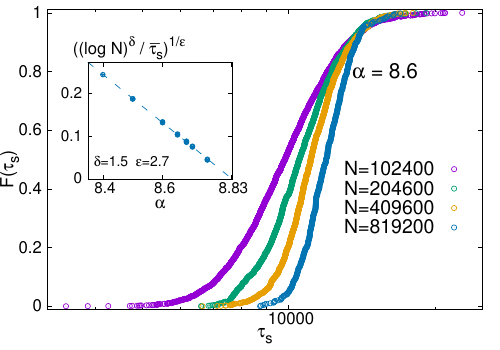

Reproduce this figure in gnuplot.
set term postscript enhanced color eps dl 2.5
filenameoutput="Quenched_T0_4SAT_alpha_860_inset_line.eps"
set output filenameoutput

reset
set multi
set size 1,1
set origin 0,0
set log x
set ylabel "{/=26 F({/Symbol t}_s)}" rotate by 90 offset 0,-1
set xlabel "{/=26 {/Symbol t}_s}" offset 0,0
set key spacing 2.0 maxrows 10 width 6 at 24000,0.5
set xrange [3200:25000]
set yrange [-0.01:1.01]
set tics  font ",24"
set label "{/=30 {/Symbol a} = 8.6}" at 13500, 0.8

p '../../Results/SAT/MCT0/AllData/Quenched_T0_KSAT_N_102400_K_4_alpha_8.6_maxIt_2000000.txt' u 1:($0/2929) w p ps 1.2 pt 6 lc 1 lw 2  title "{/=28 N=102400" \
, '../../Results/SAT/MCT0/AllData/Quenched_T0_KSAT_N_204800_K_4_alpha_8.6_maxIt_2000000.txt' u 1:($0/1348) w p ps 1.2 pt 6 lc 2 lw 2  title "{/=28 N=204600" \
, '../../Results/SAT/MCT0/AllData/Quenched_T0_KSAT_N_409600_K_4_alpha_8.6_maxIt_2000000.txt' u 1:($0/1614) w p ps 1.2 pt 6 lc 4 lw 2  title "{/=28 N=409600" \
, '../../Results/SAT/MCT0/AllData/Quenched_T0_KSAT_N_819200_K_4_alpha_8.6_maxIt_2000000.txt' u 1:($0/498) w p ps 1.2 pt 6 lc 6 lw 2  title "{/=28 N=819200"


reset
set size 0.4,0.45
set origin 0.1, 0.4
set label '{/=24 ((log N)^{{/Symbol d}} / {~{{/Symbol t}}{0.8 \_}}_s)^{1/{/Symbol e}}}' at 8.3,0.31
set xlabel "{/=24 {/Symbol a}}" offset 0,0
set xrange [8.35:8.834]
set yrange [0:]
set tics  font ",22"
set ytics (0, 0.1, 0.2, 0.3)
set xtics (8.4, 8.6, 8.83)

a=1.5
b=-0.37
e=-1.0/b

title2=sprintf("{/=20 {/Symbol d}=%.1f  {/Symbol e}=%.1f}", a, e)
set label title2 at 8.37, 0.04

g(x) = e * x + f
fit g(x) '../../Results/SAT/MCT0/AllData/AllMeansToPlot_K_4_part.txt' u 1:((exp($3)/log($2)**a)**b) via e,f


p '../../Results/SAT/MCT0/AllData/AllMeansToPlot_K_4_part.txt' u 1:((exp($3)/log($2)**a)**b):($4*(-b)*((exp($3)/log($2)**a)**b)) w error pt 6 lc 6 lw 3 notitle \
, g(x) w l lc 6 lw 2 dt 2 notitle